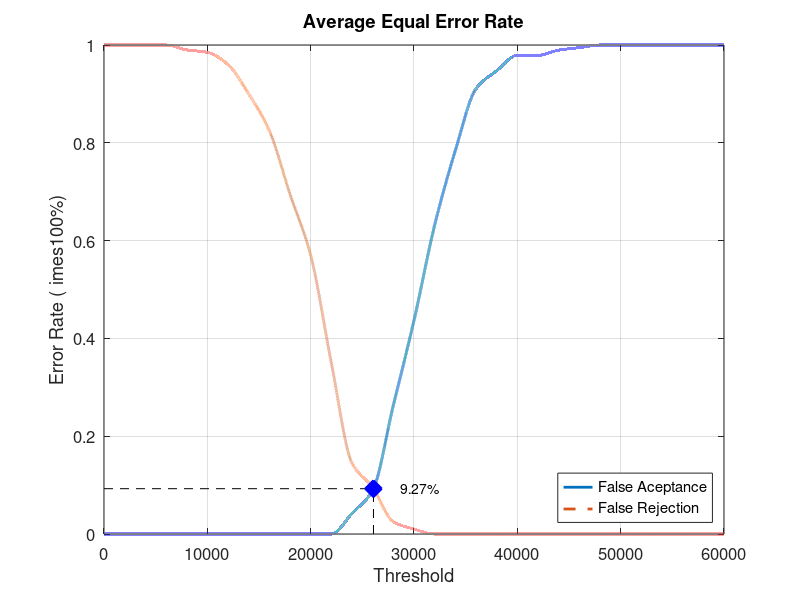
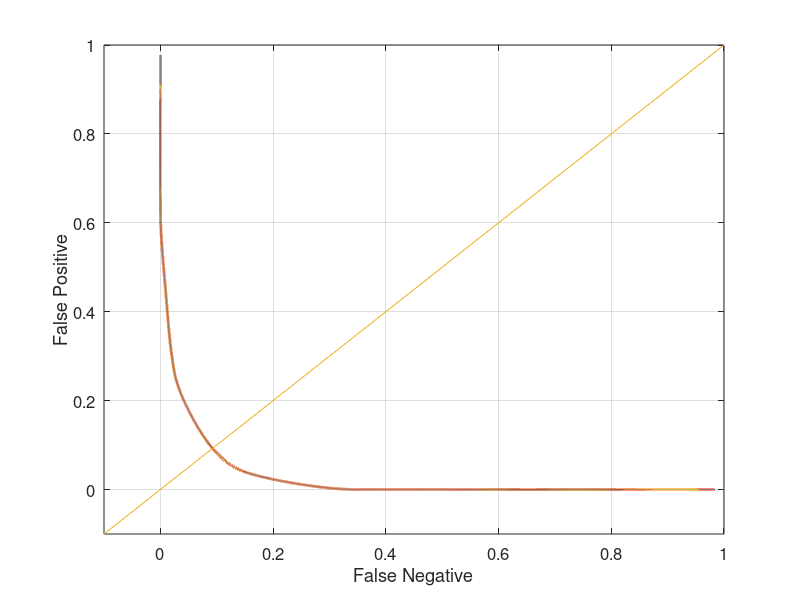

The MATLAB script that drew these images, in order:
close all;
clear;
clc;
x = 0:2000:60000;
xq = 0:0.5:60000;

y0 = [0 0 0 0 0 0 0 0 0 0 0 0 0.0421053 0.0894737 0.263158 0.436842 0.631579 0.784211 0.910526 0.947368 0.978947 0.978947 0.989474 0.994737 1 1 1 1 1 1 1]
yy0 = interp1(x, y0, xq, 'pchip');
y1 = [1 1 1 1 0.99 0.985 0.96 0.9 0.825 0.695 0.57 0.35 0.145 0.095 0.025 0.01 0 0 0 0 0 0 0 0 0 0 0 0 0 0 0]
yy1 = interp1(x, y1, xq, 'pchip');

% Calculating EER: 
y2 = abs(y0 - y1);
find(y2 == min(y2))
yy2 = abs(yy0 - yy1);
xEER = find(yy2 == min(yy2));
xEERIndex = xq(xEER) % X-axis EER
yEER = yy0(xEER) % Y-axis EER

main = figure
plot(xq, yy0,'-','LineWidth', 2);	hold on
plot(xq, yy1,'--','LineWidth', 2);	hold on
plot([xEERIndex xEERIndex], [0 yEER], 'k--');	hold on
plot([0 xEERIndex], [yEER yEER], 'k--');	hold on
plot(xEERIndex, yEER, 'bx', 'LineWidth', 10);	hold on
text(xEERIndex + 10 * xEERIndex / 100, yEER, [num2str(round((10000 * yEER)) / 100) '%'])
legend('False Aceptance', 'False Rejection', 'Location', 'SouthEast')
xlabel('Threshold')
ylabel('Error Rate (	imes100%)')
title('Average Equal Error Rate')
set(gca, 'FontSize', 12)
axis([0 60000 0 1])
grid on

print(main, 'Database2_2Main', '-dpng');
FNRxFPR = figure('Color', [1 1 1]);
plot(yy1, yy0, '-', yy1, yy0, 'LineWidth', 2);
hold on
y = -0.1:0.1:1
plot(y, y); 
set(gca, 'FontSize', 12)
xlabel('False Negative')
ylabel('False Positive')
axis([-0.1 1 -0.1 1])
set(gca, 'FontSize', 12)
grid on

print(FNRxFPR, 'Database2_2FNRxFPR','-dpng');
